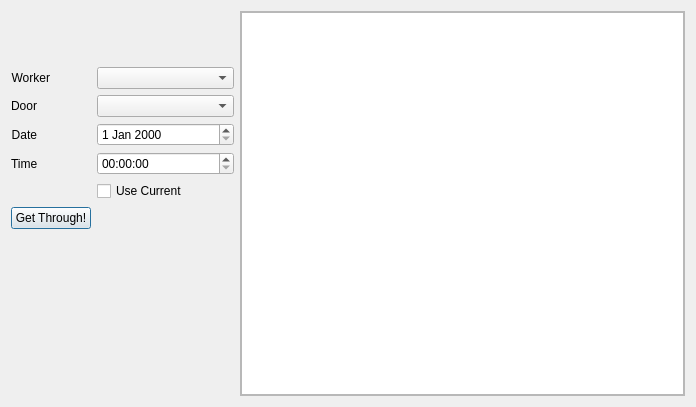
<?xml version="1.0" encoding="UTF-8"?>
<ui version="4.0">
 <class>ManualVisitsDialog</class>
 <widget class="QDialog" name="ManualVisitsDialog">
  <property name="geometry">
   <rect>
    <x>0</x>
    <y>0</y>
    <width>696</width>
    <height>407</height>
   </rect>
  </property>
  <property name="windowTitle">
   <string>Dialog</string>
  </property>
  <layout class="QGridLayout" name="gridLayout" columnstretch="1,0,2">
   <item row="1" column="0">
    <layout class="QFormLayout" name="formLayout">
     <item row="0" column="0">
      <widget class="QLabel" name="workerlabel">
       <property name="text">
        <string>Worker</string>
       </property>
       <property name="alignment">
        <set>Qt::AlignRight|Qt::AlignTrailing|Qt::AlignVCenter</set>
       </property>
      </widget>
     </item>
     <item row="0" column="1">
      <widget class="QComboBox" name="workersComboBox"/>
     </item>
     <item row="1" column="0">
      <widget class="QLabel" name="doorlabel">
       <property name="text">
        <string>Door</string>
       </property>
       <property name="alignment">
        <set>Qt::AlignRight|Qt::AlignTrailing|Qt::AlignVCenter</set>
       </property>
      </widget>
     </item>
     <item row="1" column="1">
      <widget class="QComboBox" name="doorsComboBox"/>
     </item>
     <item row="2" column="0">
      <widget class="QLabel" name="datelabel">
       <property name="text">
        <string>Date</string>
       </property>
       <property name="alignment">
        <set>Qt::AlignRight|Qt::AlignTrailing|Qt::AlignVCenter</set>
       </property>
      </widget>
     </item>
     <item row="2" column="1">
      <widget class="QDateEdit" name="dateEdit"/>
     </item>
     <item row="3" column="0">
      <widget class="QLabel" name="timelabel">
       <property name="text">
        <string>Time</string>
       </property>
      </widget>
     </item>
     <item row="3" column="1">
      <widget class="QTimeEdit" name="timeEdit"/>
     </item>
     <item row="4" column="1">
      <widget class="QCheckBox" name="useCurrentCheckBox">
       <property name="text">
        <string>Use Current</string>
       </property>
       <property name="checked">
        <bool>false</bool>
       </property>
      </widget>
     </item>
     <item row="5" column="0">
      <widget class="QPushButton" name="getThroughButton">
       <property name="text">
        <string>Get Through!</string>
       </property>
      </widget>
     </item>
    </layout>
   </item>
   <item row="0" column="2" rowspan="5">
    <widget class="QScrollArea" name="scrollArea">
     <property name="widgetResizable">
      <bool>true</bool>
     </property>
     <widget class="QWidget" name="scrollAreaWidgetContents">
      <property name="geometry">
       <rect>
        <x>0</x>
        <y>0</y>
        <width>446</width>
        <height>387</height>
       </rect>
      </property>
      <layout class="QVBoxLayout" name="verticalLayout">
       <property name="spacing">
        <number>0</number>
       </property>
       <property name="leftMargin">
        <number>0</number>
       </property>
       <property name="topMargin">
        <number>0</number>
       </property>
       <property name="rightMargin">
        <number>0</number>
       </property>
       <property name="bottomMargin">
        <number>0</number>
       </property>
       <item>
        <widget class="QTableView" name="tableView"/>
       </item>
      </layout>
     </widget>
    </widget>
   </item>
  </layout>
 </widget>
 <resources/>
 <connections/>
</ui>
